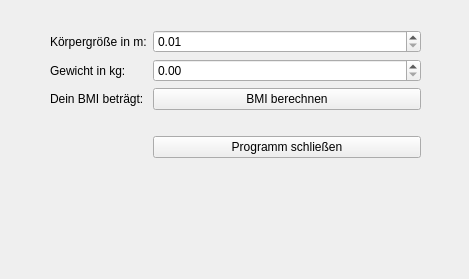
<?xml version="1.0" encoding="UTF-8"?>
<ui version="4.0">
 <class>MainWindow</class>
 <widget class="QMainWindow" name="MainWindow">
  <property name="geometry">
   <rect>
    <x>0</x>
    <y>0</y>
    <width>469</width>
    <height>279</height>
   </rect>
  </property>
  <property name="windowTitle">
   <string>MainWindow</string>
  </property>
  <widget class="QWidget" name="centralwidget">
   <widget class="QWidget" name="formLayoutWidget">
    <property name="geometry">
     <rect>
      <x>50</x>
      <y>30</y>
      <width>371</width>
      <height>211</height>
     </rect>
    </property>
    <layout class="QFormLayout" name="formLayout">
     <item row="0" column="0">
      <widget class="QLabel" name="label_1">
       <property name="text">
        <string>Körpergröße in m:</string>
       </property>
      </widget>
     </item>
     <item row="0" column="1">
      <widget class="QDoubleSpinBox" name="groesse">
       <property name="minimum">
        <double>0.010000000000000</double>
       </property>
       <property name="maximum">
        <double>2.800000000000000</double>
       </property>
       <property name="singleStep">
        <double>0.010000000000000</double>
       </property>
      </widget>
     </item>
     <item row="1" column="0">
      <widget class="QLabel" name="label_2">
       <property name="text">
        <string>Gewicht in kg:</string>
       </property>
      </widget>
     </item>
     <item row="1" column="1">
      <widget class="QDoubleSpinBox" name="gewicht">
       <property name="maximum">
        <double>200.000000000000000</double>
       </property>
       <property name="singleStep">
        <double>0.010000000000000</double>
       </property>
      </widget>
     </item>
     <item row="2" column="1">
      <widget class="QPushButton" name="calculateBTN">
       <property name="text">
        <string>BMI berechnen</string>
       </property>
      </widget>
     </item>
     <item row="2" column="0">
      <widget class="QLabel" name="result_label">
       <property name="text">
        <string>Dein BMI beträgt:</string>
       </property>
      </widget>
     </item>
     <item row="5" column="1">
      <widget class="QPushButton" name="closeBTN">
       <property name="text">
        <string>Programm schließen</string>
       </property>
      </widget>
     </item>
     <item row="4" column="1">
      <widget class="QLabel" name="result">
       <property name="enabled">
        <bool>true</bool>
       </property>
       <property name="maximumSize">
        <size>
         <width>16777215</width>
         <height>16777</height>
        </size>
       </property>
       <property name="text">
        <string/>
       </property>
      </widget>
     </item>
    </layout>
   </widget>
  </widget>
 </widget>
 <resources/>
 <connections/>
</ui>
